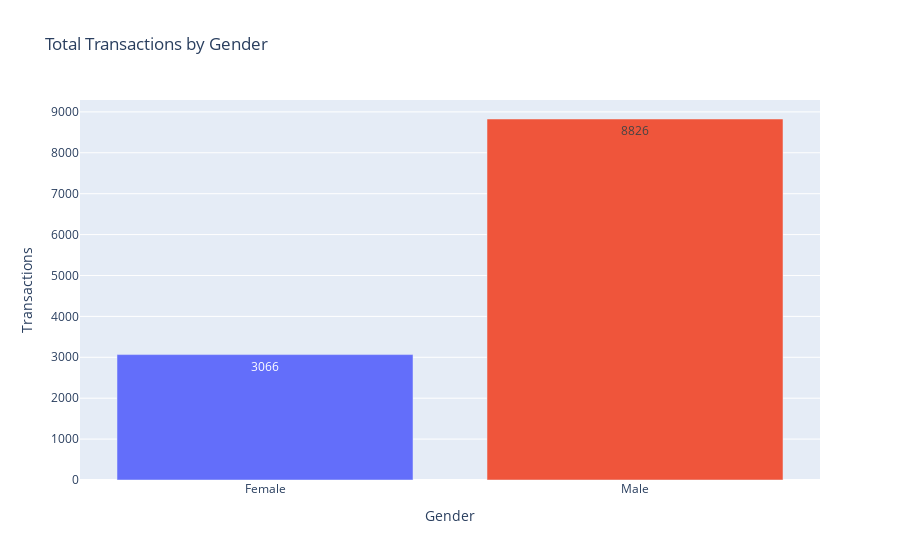
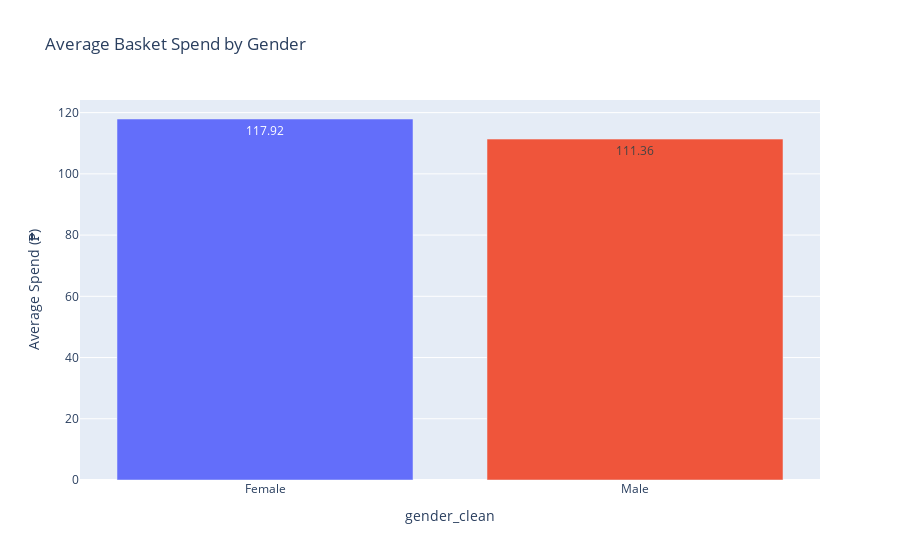
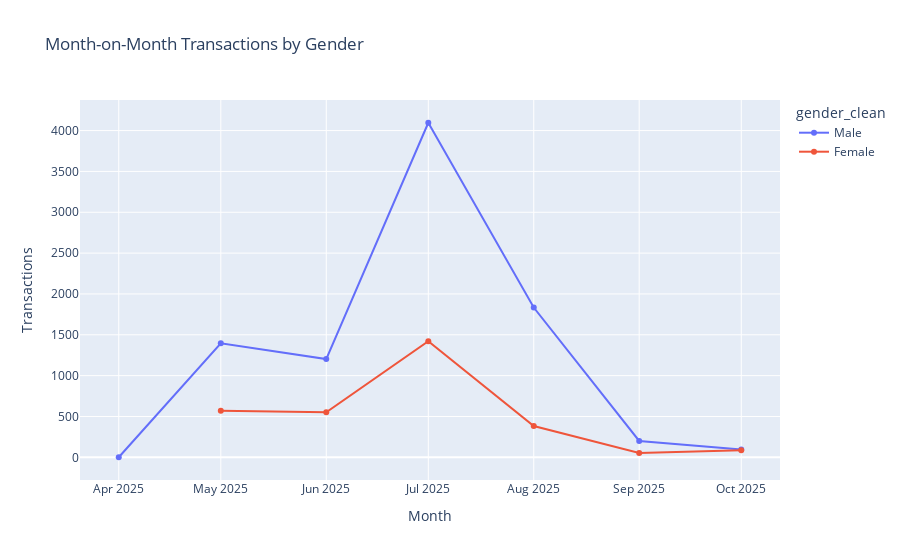

Notebook code cell kept with these figures, in order:
### Markdown cell above
## Demographics — Gender View

### Code cell
gender_summary = (
    filtered.groupby('gender_clean')
      .agg(total_transactions=('InteractionID', 'count'),
           avg_spend=('totals_totalAmount_voice', 'mean'))
      .reset_index()
)

fig_gender_txn = px.bar(
    gender_summary,
    x='gender_clean',
    y='total_transactions',
    color='gender_clean',
    title='Total Transactions by Gender',
    labels={'gender_clean': 'Gender', 'total_transactions': 'Transactions'},
    text_auto=True
)
fig_gender_txn.update_layout(showlegend=False)

fig_gender_avg = px.bar(
    gender_summary,
    x='gender_clean',
    y='avg_spend',
    color='gender_clean',
    title='Average Basket Spend by Gender',
    labels={'avg_spend': 'Average Spend (₱)'},
    text_auto='.2f'
)
fig_gender_avg.update_layout(showlegend=False)

monthly_gender = (
    filtered.groupby(['txn_month', 'gender_clean'])
      .agg(total_transactions=('InteractionID', 'count'),
           avg_spend=('totals_totalAmount_voice', 'mean'))
      .reset_index()
)

fig_gender_mom = px.line(
    monthly_gender,
    x='txn_month',
    y='total_transactions',
    color='gender_clean',
    markers=True,
    title='Month-on-Month Transactions by Gender',
    labels={'txn_month': 'Month', 'total_transactions': 'Transactions'}
)

fig_gender_txn.show()
fig_gender_avg.show()
fig_gender_mom.show()

### Figure 1 — Plotly figure (JSON) as saved in the notebook; plotly's stock layout.template omitted (floating-point values rounded to 4 significant figures)
{"data": [{"alignmentgroup": "True", "hovertemplate": "Gender=%{x}<br>Transactions=%{y}<extra></extra>", "legendgroup": "Female", "marker": {"color": "#636efa", "pattern": {"shape": ""}}, "name": "Female", "offsetgroup": "Female", "orientation": "v", "showlegend": true, "textposition": "auto", "texttemplate": "%{y}", "type": "bar", "x": ["Female"], "xaxis": "x", "y": [3066], "yaxis": "y"}, {"alignmentgroup": "True", "hovertemplate": "Gender=%{x}<br>Transactions=%{y}<extra></extra>", "legendgroup": "Male", "marker": {"color": "#EF553B", "pattern": {"shape": ""}}, "name": "Male", "offsetgroup": "Male", "orientation": "v", "showlegend": true, "textposition": "auto", "texttemplate": "%{y}", "type": "bar", "x": ["Male"], "xaxis": "x", "y": [8826], "yaxis": "y"}], "layout": {"barmode": "relative", "legend": {"title": {"text": "Gender"}, "tracegroupgap": 0}, "showlegend": false, "title": {"text": "Total Transactions by Gender"}, "xaxis": {"anchor": "y", "categoryarray": ["Female", "Male"], "categoryorder": "array", "domain": [0, 1], "title": {"text": "Gender"}}, "yaxis": {"anchor": "x", "domain": [0, 1], "title": {"text": "Transactions"}}}}

### Figure 2 — Plotly figure (JSON) as saved in the notebook; plotly's stock layout.template omitted (floating-point values rounded to 4 significant figures)
{"data": [{"alignmentgroup": "True", "hovertemplate": "gender_clean=%{x}<br>Average Spend (₱)=%{y}<extra></extra>", "legendgroup": "Female", "marker": {"color": "#636efa", "pattern": {"shape": ""}}, "name": "Female", "offsetgroup": "Female", "orientation": "v", "showlegend": true, "textposition": "auto", "texttemplate": "%{y:.2f}", "type": "bar", "x": ["Female"], "xaxis": "x", "y": [117.9], "yaxis": "y"}, {"alignmentgroup": "True", "hovertemplate": "gender_clean=%{x}<br>Average Spend (₱)=%{y}<extra></extra>", "legendgroup": "Male", "marker": {"color": "#EF553B", "pattern": {"shape": ""}}, "name": "Male", "offsetgroup": "Male", "orientation": "v", "showlegend": true, "textposition": "auto", "texttemplate": "%{y:.2f}", "type": "bar", "x": ["Male"], "xaxis": "x", "y": [111.4], "yaxis": "y"}], "layout": {"barmode": "relative", "legend": {"title": {"text": "gender_clean"}, "tracegroupgap": 0}, "showlegend": false, "title": {"text": "Average Basket Spend by Gender"}, "xaxis": {"anchor": "y", "categoryarray": ["Female", "Male"], "categoryorder": "array", "domain": [0, 1], "title": {"text": "gender_clean"}}, "yaxis": {"anchor": "x", "domain": [0, 1], "title": {"text": "Average Spend (₱)"}}}}

### Figure 3 — Plotly figure (JSON) as saved in the notebook; plotly's stock layout.template omitted (floating-point values rounded to 4 significant figures)
{"data": [{"hovertemplate": "gender_clean=Male<br>Month=%{x}<br>Transactions=%{y}<extra></extra>", "legendgroup": "Male", "line": {"color": "#636efa", "dash": "solid"}, "marker": {"symbol": "circle"}, "mode": "lines+markers", "name": "Male", "orientation": "v", "showlegend": true, "type": "scatter", "x": ["2025-04-01T00:00:00", "2025-05-01T00:00:00", "2025-06-01T00:00:00", "2025-07-01T00:00:00", "2025-08-01T00:00:00", "2025-09-01T00:00:00", "2025-10-01T00:00:00"], "xaxis": "x", "y": [1, 1396, 1203, 4096, 1834, 200, 96], "yaxis": "y"}, {"hovertemplate": "gender_clean=Female<br>Month=%{x}<br>Transactions=%{y}<extra></extra>", "legendgroup": "Female", "line": {"color": "#EF553B", "dash": "solid"}, "marker": {"symbol": "circle"}, "mode": "lines+markers", "name": "Female", "orientation": "v", "showlegend": true, "type": "scatter", "x": ["2025-05-01T00:00:00", "2025-06-01T00:00:00", "2025-07-01T00:00:00", "2025-08-01T00:00:00", "2025-09-01T00:00:00", "2025-10-01T00:00:00"], "xaxis": "x", "y": [570, 551, 1421, 383, 53, 88], "yaxis": "y"}], "layout": {"legend": {"title": {"text": "gender_clean"}, "tracegroupgap": 0}, "title": {"text": "Month-on-Month Transactions by Gender"}, "xaxis": {"anchor": "y", "domain": [0, 1], "title": {"text": "Month"}}, "yaxis": {"anchor": "x", "domain": [0, 1], "title": {"text": "Transactions"}}}}
